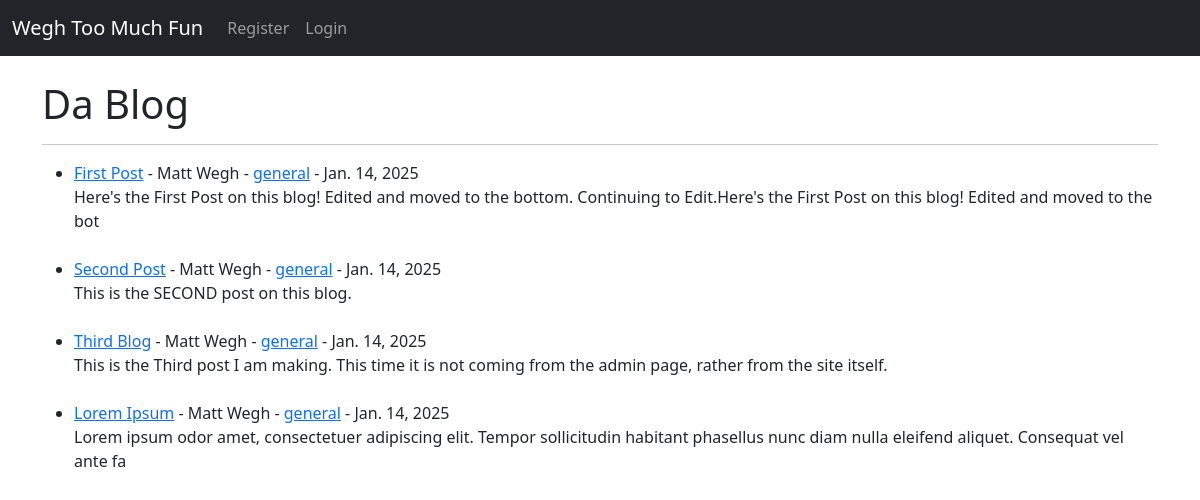
Before: / with the older database file.
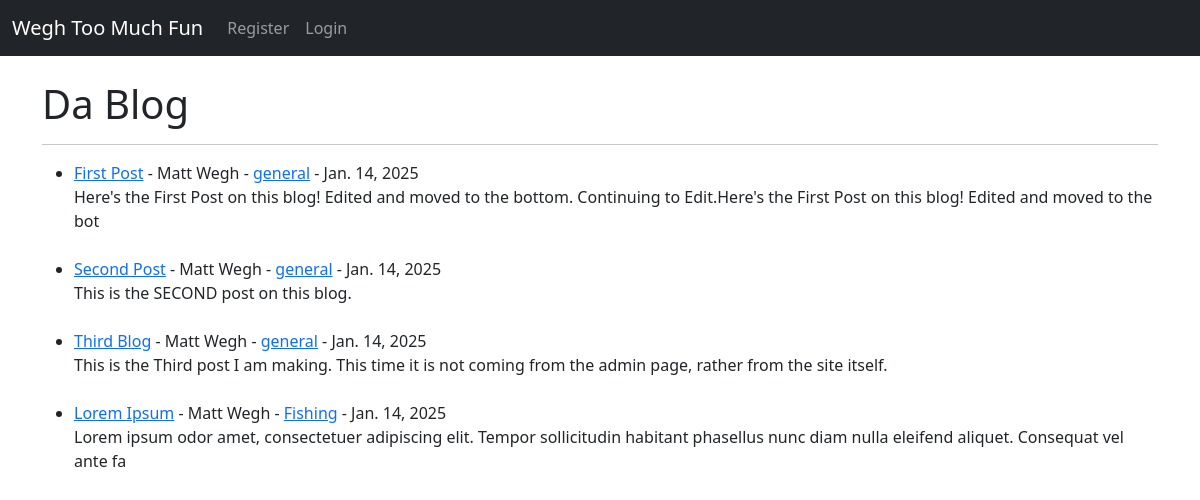
After: the same page with the newer database file.
### theblog/models.py (models this page shows, shortened)
class Post(models.Model):
    title = models.CharField(max_length=255)
    title_tag = models.CharField(max_length=255)
    author = models.ForeignKey(User, on_delete=models.CASCADE)
    body = models.TextField()
    posting_date = models.DateField(auto_now_add=True)
    category = models.CharField(max_length=255, default='General')

### theblog/views.py (the view)
# urls.py: path('', HomeView.as_view(), name='home'),
class HomeView(ListView):
    model = Post
    template_name = 'home.html'
    ordering = ['-posting_date']

### theblog/templates/home.html
{% extends 'base.html' %}
{% block content %}
<h1>Da Blog</h1>
<hr>
<ul>
{% for post in object_list  %}
    <li><a href="{% url 'article-detail' post.pk %}">{{ post.title }}</a> -
        {{ post.author.first_name }}
        {{ post.author.last_name }} -
        <a href="{% url 'category' post.category %}">{{ post.category }}</a> -
        {{ post.posting_date }}
        <br>
    {{ post.body|slice:":150"|safe }}</li>
    <br>
{% endfor %}
</ul>
{% endblock %}

Changed rows visible on the page:
changed Post "Lorem Ipsum": category "general" → "Fishing"
